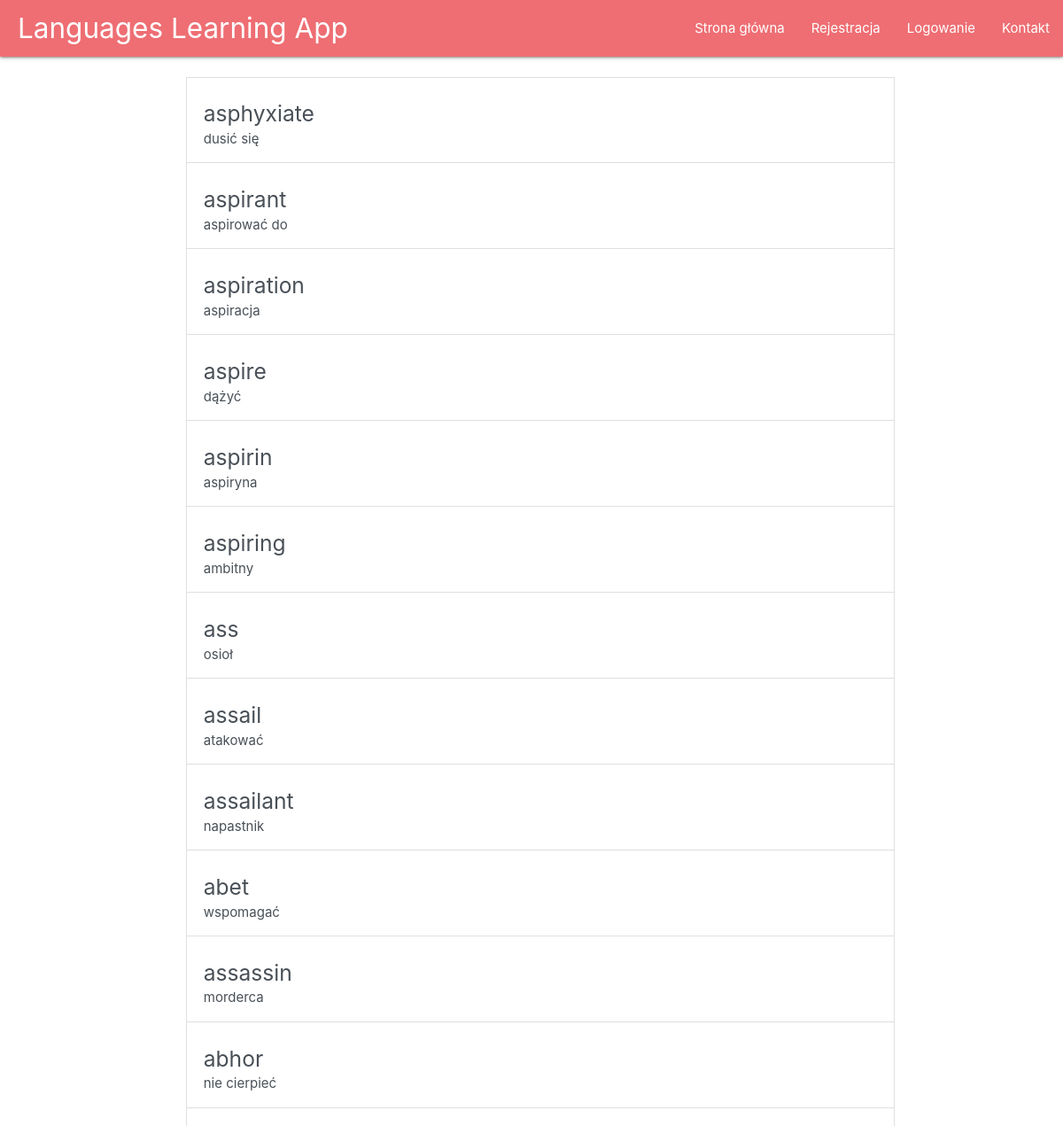
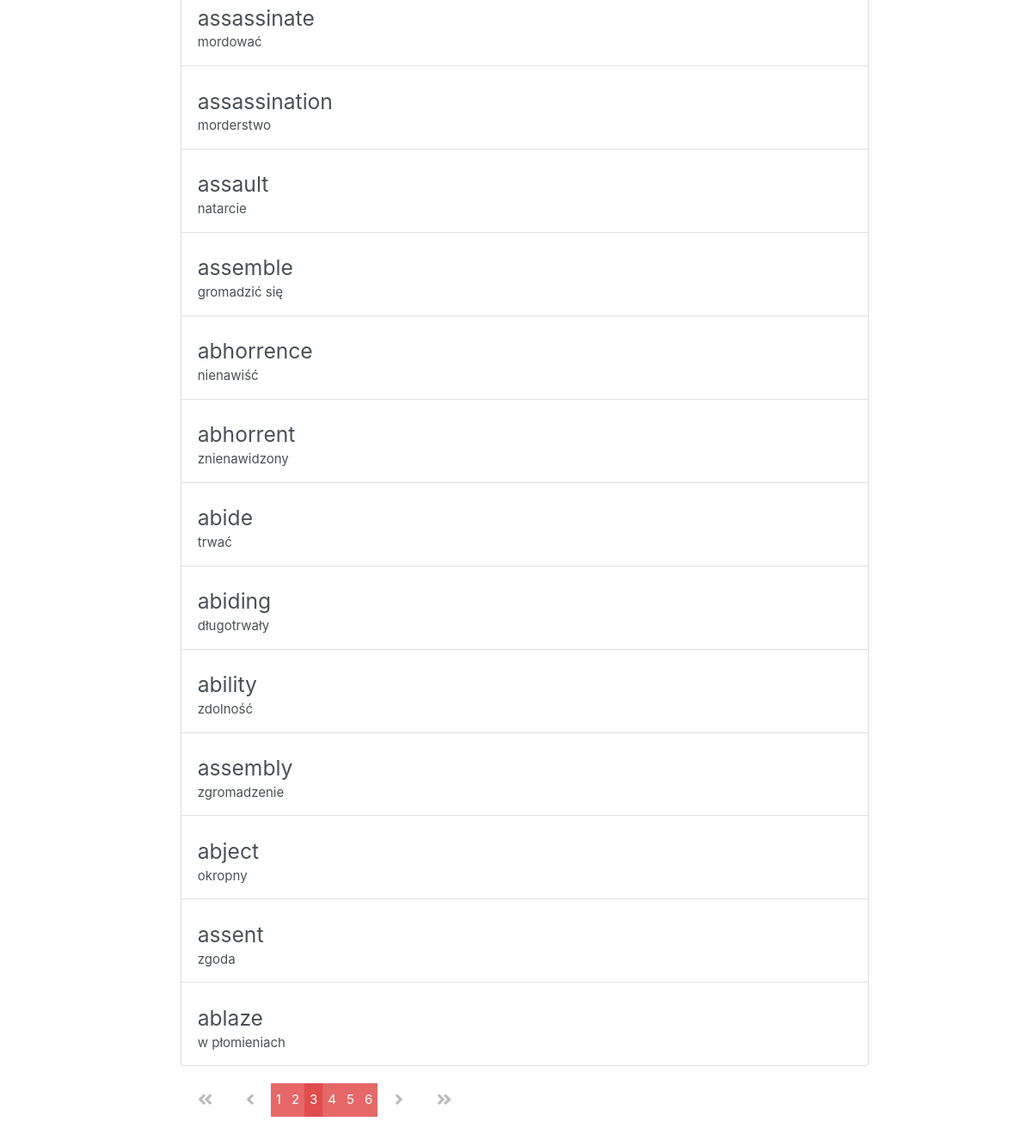
/eng_pol_dictionary/?page=3, run on the app's committed database (2 pictures, top to bottom).
### main/models.py (models this page shows, shortened)
class Word(models.Model):
	english=models.CharField(max_length=200)
	polish=models.CharField(max_length=200)

### main/views.py (the view)
# urls.py: path("eng_pol_dictionary/", views.show_dictionary, name='eng_pol_dictionary'),
def show_dictionary(request):
	word_list = Word.objects.all()
	paginator = Paginator(word_list, 25) # Show 25 words per page
	page = request.GET.get('page')
	words = paginator.get_page(page)
	return render(request = request, template_name="main/eng_pol_dictionary.html", context = {"eng_pol_dictionary": words })

### main/templates/main/eng_pol_dictionary.html (shortened to what this page needs)
{% extends "main/header.html" %}
{% block content %}
<div class="list-group">
	<br>
	{% for word in eng_pol_dictionary %}
	<a href="#" class="list-group-item list-group-item-action align-items-start ">
		<div class="d-flex w-100 flex-row">
			<h5 class="mb-1">{{word.english}}</h5>
		</div>
		<p class="mb-1">{{word.polish}}</p>
	</a>
	{% endfor%}
</div>
<div class="pagination">
      {% if eng_pol_dictionary.has_previous %}
          <a class="pagination-action" href="?page=1">
            <i class="fas fa-angle-double-left"></i>
          </a>
          <a class="pagination-action" href="?page={{ eng_pol_dictionary.previous_page_number }}">
            <i class="fas fa-angle-left"></i>
          </a>
      {% endif %}
      {% for num in eng_pol_dictionary.paginator.page_range %}
      {% if eng_pol_dictionary.number == num %}
        <span class="pagination-number pagination-current">{{num}}</span>
      {% elif num > eng_pol_dictionary.number|add:'-4' and num < eng_pol_dictionary.number|add:'4' %}
        <a class="pagination-number" href="?page={{num}}">{{num}}</a>
      {% endif %}
      {% endfor%}
      {% if eng_pol_dictionary.has_next %}
          <a class="pagination-action" href="?page={{ eng_pol_dictionary.next_page_number }}"><i class="fas fa-angle-right"></i></a>
          <a class="pagination-action" href="?page={{ eng_pol_dictionary.paginator.num_pages }}"><i class="fas fa-angle-double-right"></i></a>
      {% endif %}
</div>
{% endblock %}

### main/templates/main/includes/navbar.html (style rules this page uses)
a:link { text-decoration: none; }

### main/templates/main/eng_pol_dictionary.html (style rules this page uses)
.list-group { margin: 0; min-width: 800px; width: 100%; ; }
.pagination { text-align:center; margin-top: 1em; margin-block-end: 10em; }
.pagination-action { margin: 0 0.5em; display: inline-block; padding: 0.5em; color:#B9B9B9; font-size: 1.3em; }
.pagination-number { background-color: #e66767; padding: 0.5em 0.4em; color:#fff; margin-top: 1%; margin-bottom: 1%; }
.pagination-number:hover, .pagination-current { background-color: rgb(223, 77, 77); }

### data on the page
Word: english "asphyxiate", polish "dusić się"
Word: english "aspirant", polish "aspirować do"
Word: english "aspiration", polish "aspiracja"
Word: english "aspire", polish "dążyć"
Word: english "aspirin", polish "aspiryna"
Word: english "aspiring", polish "ambitny"
Word: english "ass", polish "osioł"
Word: english "assail", polish "atakować"
Word: english "assailant", polish "napastnik"
Word: english "abet", polish "wspomagać"
Word: english "assassin", polish "morderca"
Word: english "abhor", polish "nie cierpieć"
Word: english "assassinate", polish "mordować"
Word: english "assassination", polish "morderstwo"
Word: english "assault", polish "natarcie"
Word: english "assemble", polish "gromadzić się"
Word: english "abhorrence", polish "nienawiść"
Word: english "abhorrent", polish "znienawidzony"
Word: english "abide", polish "trwać"
Word: english "abiding", polish "długotrwały"
Word: english "ability", polish "zdolność"
Word: english "assembly", polish "zgromadzenie"
Word: english "abject", polish "okropny"
Word: english "assent", polish "zgoda"
Word: english "ablaze", polish "w płomieniach"

### other printed values
{{ num }} "1" "2" "4" "5" "6"
{{ num }} "3"
